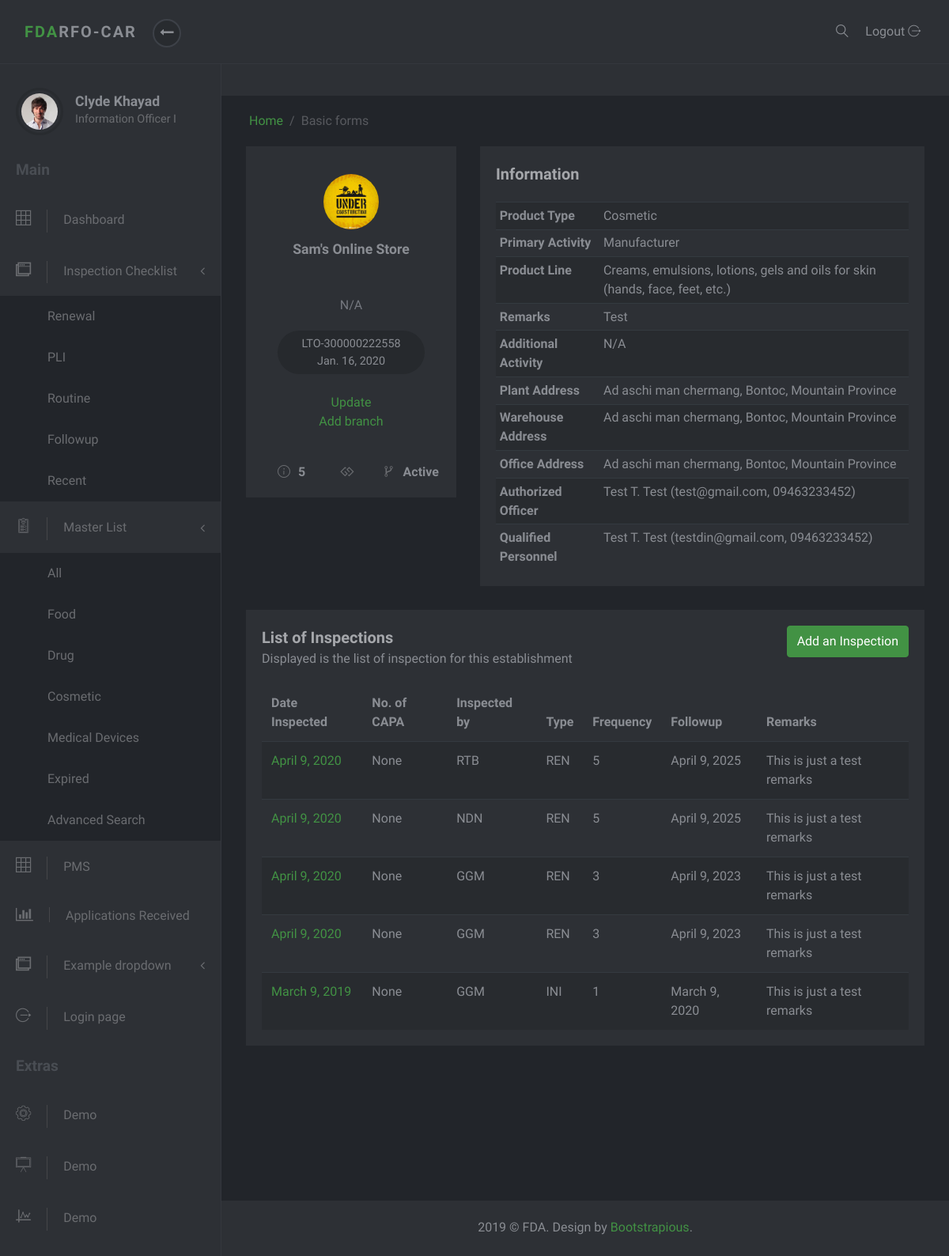
The page /masterlist/3/ on the database as committed earlier.
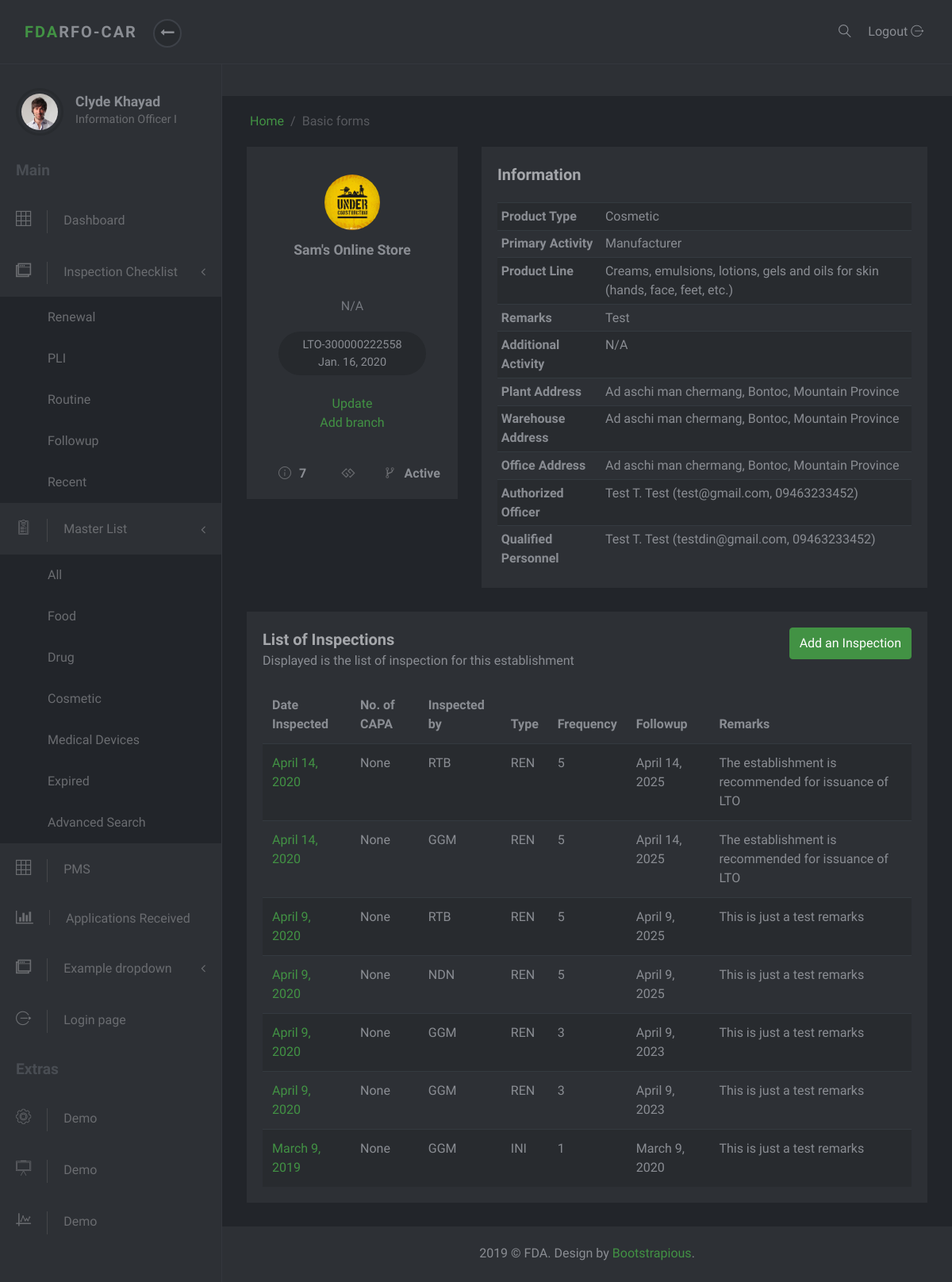
The same page on the database as committed later.
### masterlist/models.py (models this page shows, shortened)
class SpecificActivity(models.Model):
    name = models.CharField(max_length=150)

class Establishment(models.Model):
    date_modified = models.DateTimeField('date modified', default=timezone.now)
    application = models.CharField(max_length=1, choices=constants.APPLICATIONS)
    name = models.CharField(max_length=60)
    product_type = models.ForeignKey(ProductType, on_delete=models.SET_NULL, null=True)
    center = models.CharField(max_length=6, choices=constants.CENTERS)
    primary_activity = models.ForeignKey(PrimaryActivity, on_delete=models.CASCADE, null=True)
    specific_activity = models.ManyToManyField(SpecificActivity)
    additional_activity = models.ForeignKey(AdditionalActivity, on_delete=models.SET_NULL, null=True)
    product_line = models.ForeignKey(ProductLine, on_delete=models.SET_NULL, null=True, blank=True)
    plant_address = models.OneToOneField(PlantAddress, on_delete=models.SET_NULL, null=True)
    office_address = models.OneToOneField(OfficeAddress, on_delete=models.SET_NULL, null=True)
    authorized_officer = models.OneToOneField(AuthorizedOfficer, on_delete=models.SET_NULL, null=True)
    remarks = models.CharField(max_length=100, null=True, blank=True, verbose_name='Product Remarks')
    status = models.CharField(max_length=8, choices=constants.EST_STATUS, null=True, default="Active")
    folder_id = models.CharField(max_length=10, null=True, verbose_name="Folder Number")
    expiredlist = mymanagers.ExpiredListManager()
    objects = models.Manager()
    class Meta:
        ordering = ['-date_modified']

class Address(models.Model):
    address = models.CharField(max_length=250)
    region = models.ForeignKey(Region, on_delete=models.SET_NULL, null=True)
    province = models.ForeignKey(Province, on_delete=models.SET_NULL, null=True)
    municipality_or_city = models.ForeignKey(CityOrMunicipality, on_delete=models.SET_NULL, null=True)
    def full_address(self):
        return self.address + ', ' + self.municipality_or_city.name + ', ' + self.province.name

class WarehouseAddress(Address):
    establishment = models.ForeignKey(Establishment, on_delete=models.SET_NULL, null=True, related_name='warehouses')
    pass

class Address(models.Model):
    address = models.CharField(max_length=250)
    region = models.ForeignKey(Region, on_delete=models.SET_NULL, null=True)
    province = models.ForeignKey(Province, on_delete=models.SET_NULL, null=True)
    municipality_or_city = models.ForeignKey(CityOrMunicipality, on_delete=models.SET_NULL, null=True)
    def full_address(self):
        return self.address + ', ' + self.municipality_or_city.name + ', ' + self.province.name

class CityOrMunicipality(models.Model):
    name = models.CharField(max_length=30)
    description = models.CharField(max_length=50, null=True, blank=True)
    province = models.ForeignKey(Province, on_delete=models.CASCADE)

class Province(models.Model):
    name = models.CharField(max_length=30)
    region = models.ForeignKey(Region, on_delete=models.SET_NULL, null=True)

class Person(models.Model):
    first_name = models.CharField(max_length=250, null=True, blank=True)
    last_name = models.CharField(max_length=250, null=True, blank=True)
    middle_initial = models.CharField(max_length=3, null=True, blank=True)
    email = models.EmailField(max_length=250, null=True)
    mobile = models.CharField(max_length=11, null=True, blank=True)
    def full_name(self):
        return self.first_name + " " + self.middle_initial + ". " + self.last_name

class QualifiedPerson(Person):
    establishment = models.ForeignKey(Establishment, on_delete=models.SET_NULL, null=True)
    designation = models.ForeignKey(QualifiedPersonDesignation, on_delete=models.SET_NULL, null=True, blank=True)
    def __str__(self):
        return self.full_name()

class Person(models.Model):
    first_name = models.CharField(max_length=250, null=True, blank=True)
    last_name = models.CharField(max_length=250, null=True, blank=True)
    middle_initial = models.CharField(max_length=3, null=True, blank=True)
    email = models.EmailField(max_length=250, null=True)
    mobile = models.CharField(max_length=11, null=True, blank=True)
    def full_name(self):
        return self.first_name + " " + self.middle_initial + ". " + self.last_name

class Inspection(models.Model):
    establishment = models.ForeignKey(Establishment, on_delete=models.SET_NULL, null=True)
    tracking_number = models.CharField(max_length=14, null=True, verbose_name="DTN or Case #")
    capa = models.OneToOneField(Capa, on_delete=models.SET_NULL, null=True, blank=True)
    type_of_inspection = models.CharField(max_length=20, choices=constants.INSPECTION_TYPES)
    date_inspected = models.DateTimeField('Date Inspected')
    frequency_of_inspection = models.PositiveIntegerField(default=0, verbose_name="Frequency of Inspection", null=True, blank=True)
    risk_rating = models.CharField(max_length=7, choices=constants.RISK_RATINGS, null=True, blank=True)
    date_of_followup_inspection = models.DateTimeField('Date of Followup Inspection', null=True, blank=True)
    inspector = models.CharField(max_length=3, choices=constants.INSPECTORS)
    remarks = models.CharField(max_length=200, null=True)
    inspection_report = models.FileField(null=True, blank=False, upload_to=report_directory_path, verbose_name='Inspection Report')
    class Meta:
        ordering = ['-date_inspected']
        get_latest_by = 'date_inspected'

class Lto(models.Model):
    establishment = models.ForeignKey(Establishment, on_delete=models.CASCADE, null=True, related_name='ltos')
    issuance = models.DateTimeField(null=True, blank=True, verbose_name='Date Issued')
    lto_number = models.CharField(max_length=20)
    expiry = models.DateTimeField('expiry date')
    class Meta:
        ordering = ['-expiry']
        get_latest_by = 'expiry'

class ProductType(models.Model):
    name = models.CharField(max_length=50)
    def __str__(self):
        return self.name

class PrimaryActivity(models.Model):
    name = models.CharField(max_length=150)
    def __str__(self):
        return self.name

class ProductLine(models.Model):
    name = models.CharField(max_length=150)
    product_type = models.ForeignKey(ProductType, on_delete=models.SET_NULL, null=True)
    def __str__(self):
        return self.name

class AdditionalActivity(models.Model):
    name = models.CharField(max_length=150)
    def __str__(self):
        return self.name

### masterlist/views.py (the view)
# urls.py: path('<int:id>/', EstablishmentDetailView.as_view(), name='est-detail'),
class EstablishmentDetailView(DetailView):
    template_name = 'masterlist/establishment-detail.html'
    context_object_name = 'establishment'
    def get_object(self):
        est_id =self.kwargs.get("id")
        return get_object_or_404(Establishment, id=est_id)
    def get_context_data(self, **kwargs):
        context = super().get_context_data(**kwargs)
        curr_est = Establishment.objects.get(pk=self.kwargs.get('id'))
        inspections = curr_est.inspection_set.all()
        context['masterlist_active'] = "active"
        context['inspections'] = inspections
        return context

### masterlist/templates/masterlist/establishment-detail.html (shortened to what the changed rows need)
{% extends 'masterlist/partial/base.html' %}
{% block content %}
<div class="row">
    <div class="col-lg-4">
        <div class="user-block block text-center">
            <div class="avatar">
                <img src="/static/masterlist/img/under_construction_logo.jpg" alt="..." class="img-fluid">
            </div>
            <a href="#" class="user-title">
                <h3 class="h5">{{establishment.name}}</h3>
                 <br />
                <br />
                {% for spec_act in establishment.specific_activity.all %}
                <span>{{spec_act.name}}</span><br>
                {% endfor %}
            </a>
            <div class="contributions">{{establishment.ltos.first.lto_number}} <br> {{establishment.ltos.first.expiry.date}}</div> <br><br/>
            <a href="{% url 'admin:masterlist_establishment_change' establishment.id %}" target="_blank">Update</a><br/>
            <a href="#">Add branch</a>
            <div class="details d-flex">
              <div class="item" data-toggle="tooltip" title="Number of Inspections"><i class="icon-info"></i><strong>{{establishment.inspection_set.all.count}}</strong></div>
              <div class="item" data-toggle="tooltip" title="Month/s before expiration"><i class="fa fa-gg"></i><strong>{{establishment.lto.get_duration}}</strong></div>
              <div class="item" data-toggle="tooltip" title="Status"><i class="icon-flow-branch"></i><strong>{{establishment.status}}</strong></div>
            </div>
        </div>
    </div>
    <div class="col-lg-8">
        <div class="user-block block text-center">
            <div class="table-responsive">
                <table class="table table-striped table-sm">
                    <tbody>
                    <tr>
                        <th scope="row" class="text-left">Product Type</th>
                        <td class="text-left">{{establishment.product_type}}</td>
                    </tr>
                    <tr>
                        <th scope="row" class="text-left">Primary Activity</th>
                        <td class="text-left">{{establishment.primary_activity}}</td>
                    </tr>
                    <tr>
                        <th scope="row" class="text-left">Product Line</th>
                        <td class="text-left">{{establishment.product_line}}</td>
                    </tr>
                    <tr>
                        <th scope="row" class="text-left">Remarks</th>
                        <td class="text-left">{{establishment.remarks}}</td>
                    </tr>
                    <tr>
                        <th scope="row" class="text-left">Additional Activity</th>
                        <td class="text-left">{{establishment.additional_activity}}</td>
                    </tr>
                    <tr>
                        <th scope="row" class="text-left">Plant Address</th>
                        <td class="text-left">{{establishment.plant_address.full_address}}</td>
                    </tr>
                    <tr>
                        <th scope="row" class="text-left">Warehouse Address</th>
                        <td class="text-left">
                          {% for warehouse in establishment.warehouses.all %}
                          {{warehouse.full_address}} <br/>
                          {% endfor %}
                        </td>
                    </tr>
                    <tr>
                        <th scope="row" class="text-left">Office Address</th>
                        <td class="text-left">{{establishment.office_address.full_address}}</td>
                    </tr>
                    <tr>
                        <th scope="row" class="text-left">Authorized Officer</th>
                        <td class="text-left">{{establishment.authorized_officer.full_name}} ({{establishment.authorized_officer.email}}, {{establishment.authorized_officer.mobile}})</td>
                    </tr>
                    <tr>
                        <th scope="row" class="text-left">Qualified Personnel</th>
                        {% if establishment.qualifiedperson_set.all %}
                          {% for qualified_person in establishment.qualifiedperson_set.all %}
                          <td class="text-left">{{qualified_person}} ({{qualified_person.email}}, {{qualified_person.mobile}})</td>
                          {% endfor %}
                        {% else %}
                          <td class="text-left">None</td>
                        {% endif %}
                    </tr>
                    </tbody>
                </table>
            </div>
        </div>
    </div>
</div>
<div class="row">
    <div class="col-lg-12">
        <div class="block">
            <div class="block-body">
                <div class="table-responsive">
                    <table class="table table-striped table-hover">
                        <thead>
                        <tr>
                            <th>Date Inspected</th>
                            <th>No. of CAPA</th>
                            <th>Inspected by</th>
                            <th>Type</th>
                            <th>Frequency</th>
                            <th>Followup</th>
                            <th>Remarks</th>
                        </tr>
                        </thead>
                        <tbody>
                        {% if inspections %}
                        {% for inspection in inspections %}
                        <tr>
                            <td><a href="{% url 'admin:masterlist_inspection_change' inspection.id %}" target="_blank">{{inspection.date_inspected.date}}</a></td>
                            {% if inspection.capa %}
                            <td><a href="{% url 'admin:masterlist_capa_change' inspection.capa.id %}" target="_blank">{{inspection.capa.capadeficiency_set.all.count}}</a></td>
                            {% else %}
                            <td>None</td>
                            {% endif %}
                            <td>{{inspection.inspector}}</td>
                            <td>{{inspection.type_of_inspection}}</td>
                            <td>{{inspection.frequency_of_inspection}}</td>
                            <td>{{inspection.date_of_followup_inspection.date}}</td>
                            <td>{{inspection.remarks}}</td>
                        </tr>
                        {% endfor %}
                        {% else %}
                        No inspections yet
                        {% endif %}
                        </tbody>
                    </table>
                </div>
            </div>
        </div>
    </div>
</div>
{% endblock %}

Rows that differ between the two databases and show on the page:
computed for Establishment "Sam's Online Store": inspection_set.all.count "5" → "7"
added Inspection: date_inspected "April 14, 2020", shows "None", inspector "RTB", type_of_inspection "REN", frequency_of_inspection "5", date_of_followup_inspection "April 14, 2025", remarks "The establishment is recommended for issuance of LTO"
added Inspection: date_inspected "April 14, 2020", shows "None", inspector "GGM", type_of_inspection "REN", frequency_of_inspection "5", date_of_followup_inspection "April 14, 2025", remarks "The establishment is recommended for issuance of LTO"
